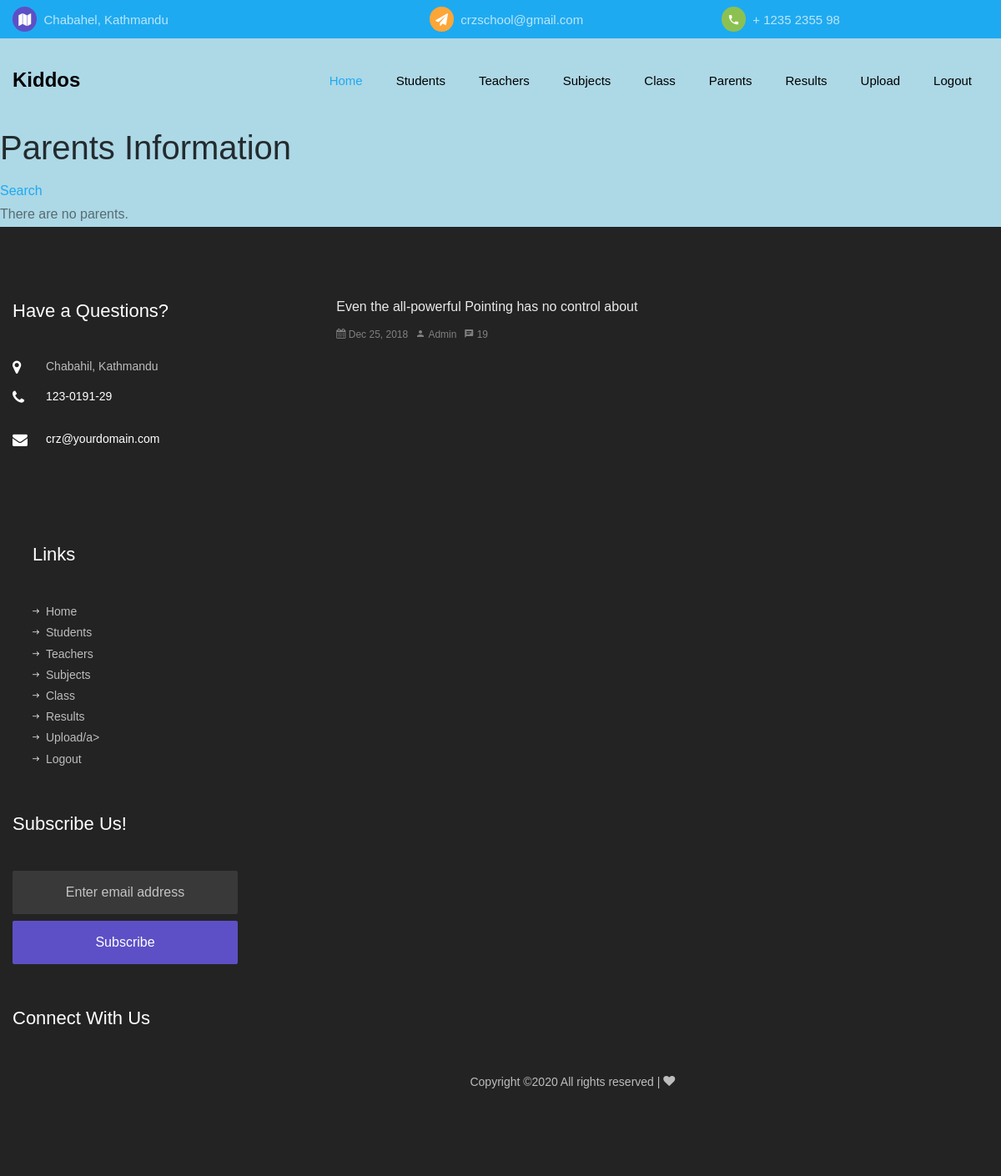
The page /app/parentlist/ on the database as committed earlier.
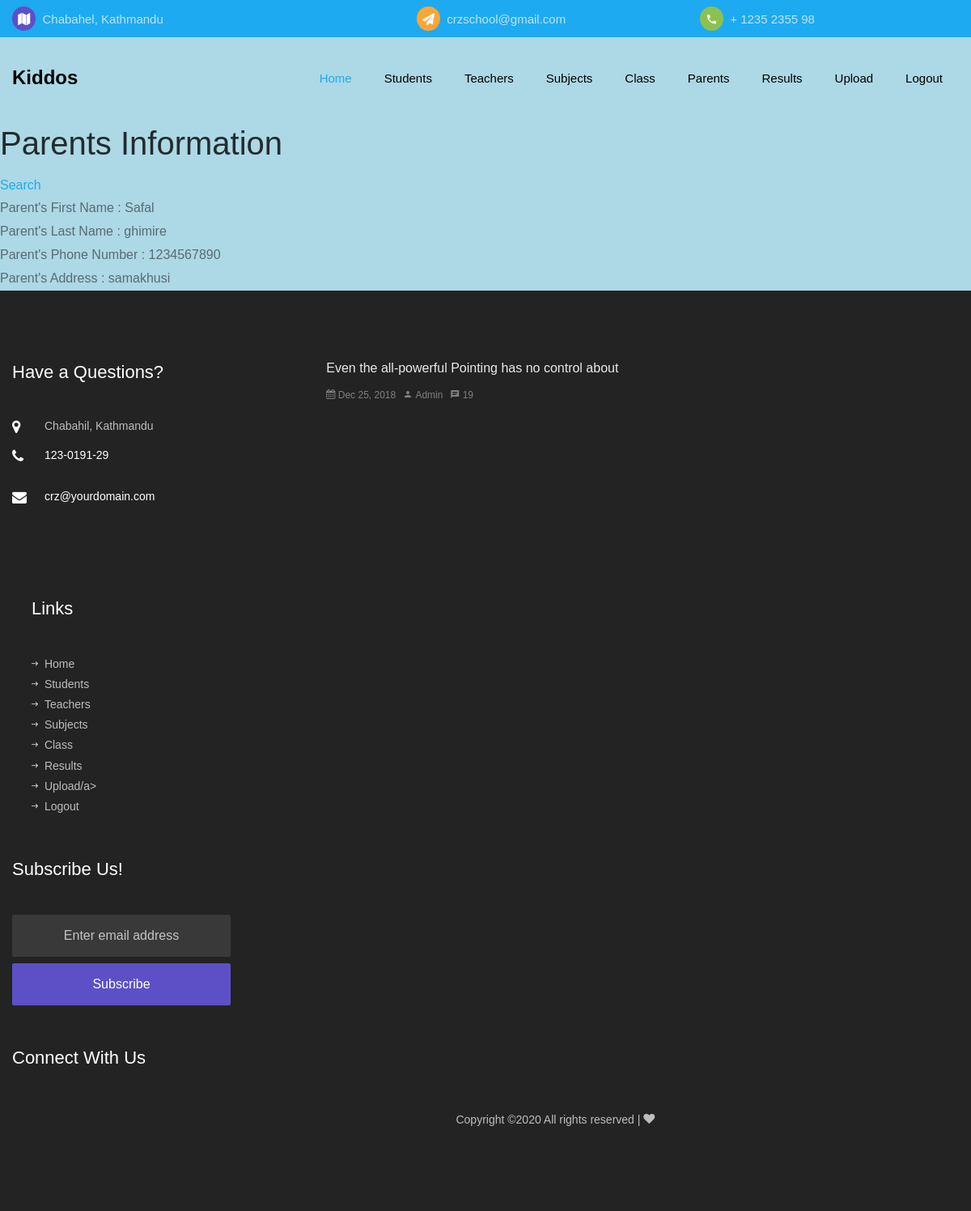
The same page on the database as committed later.
### app/models.py (models this page shows, shortened)
class Parents(models.Model):
    first_name = models.CharField(max_length=50)
    last_name = models.CharField(max_length=50)
    phone_no = models.IntegerField()
    address = models.CharField(max_length=50)

### app/views.py (the view)
# urls.py: path('parentlist/',view_parent_lists),
def view_parent_lists(request):
    list_of_parent= Parents.objects.all()
    context_variable = {
        'parent': list_of_parent
    }
    return render(request,'parent/parent_list.html',context_variable)

### app/templates/parent/parent_list.html (shortened to what this page needs)
{% extends 'base/base.html' %}
    {% load static %}
    {% block content %}
    <h1>Parents Information</h1>
    <a href="/app/searchparent/">Search</a> <br>
    {% for parents in parent %}
    Parent's First Name : {{parents.first_name}} <br>
    Parent's Last Name : {{parents.last_name}} <br>
    Parent's Phone Number : {{parents.phone_no}}<br>
    Parent's Address : {{parents.address}}<br>
    {% empty %}
    There are no parents.
    {% endfor %}
    {% endblock %}

Rows that differ between the two databases and show on the page:
added Parents: first_name "Safal", last_name "ghimire", phone_no "1234567890", address "samakhusi"
Other text that changed with them:
text no longer shown: "There are no parents."
